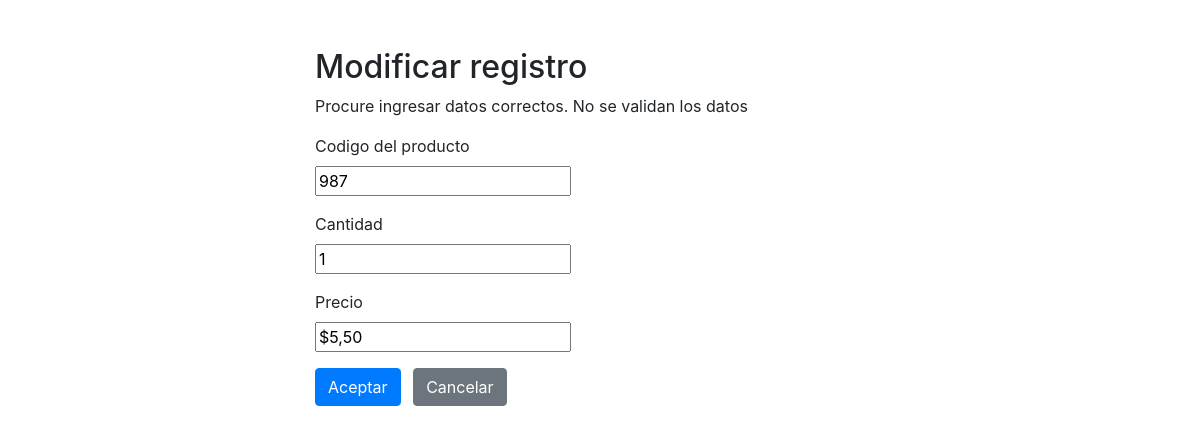
Page /update_pedidos_detalles.php?id=1 on the committed database.
### tables this page shows
CREATE TABLE `pedido_detalle` (
  `id` int(11) NOT NULL,
  `codigo_prod` int(11) NOT NULL,
  `cantidad` int(11) NOT NULL,
  `precio` varchar(20) NOT NULL
);

### update_pedidos_detalles.php (the view, shortened to what this page needs)
<?php
require_once "conexion_bd.php";
$codigo_prod = "";
$cantidad = "";
$precio = "";
if(isset($_POST["id"]) && !empty($_POST["id"])){
    $id = $_POST["id"];
    $input_codigo_prod = trim($_POST["codigo_prod"]);
    $codigo_prod = $input_codigo_prod;
    $input_cantidad = trim($_POST["cantidad"]);
    $cantidad = $input_cantidad;
    $input_precio = trim($_POST["precio"]);
    $precio = $input_precio;
    $sql = "UPDATE pedido_detalle SET codigo_prod=?,
                                cantidad=?, precio=?
            WHERE id=?";
    if($stmt = mysqli_prepare($conexion, $sql)){
        mysqli_stmt_bind_param($stmt, "sssi", $param_codigo_prod, $param_cantidad,
        $param_precio, $param_id);
        $param_codigo_prod = $codigo_prod;
        $param_cantidad = $cantidad;
        $param_precio = $precio;
        $param_id = $id;
        if(mysqli_stmt_execute($stmt)){
            header("location: pedidos.php");
            exit();
        } else{
            echo "ERROR..";
        }
    }
    mysqli_stmt_close($stmt);
    mysqli_close($conexion);
} else{
    if(isset($_GET["id"]) && !empty(trim($_GET["id"]))){
        $sql = "SELECT * FROM pedido_detalle WHERE id = ?";
        if($stmt = mysqli_prepare($conexion, $sql)){
            mysqli_stmt_bind_param($stmt, "i", $param_id);
            if(mysqli_stmt_execute($stmt)){
                $result = mysqli_stmt_get_result($stmt);
                if(mysqli_num_rows($result) == 1){
                    $row = mysqli_fetch_array($result, MYSQLI_ASSOC);
                    $codigo_prod = $row["codigo_prod"];
                    $cantidad = $row["cantidad"];
                    $precio = $row["precio"];
                } else{
                    echo "ERROR..";
                }
            } else{
                echo "ERROR..";
            }
        }
    }  else{
        echo "ERROR..";
        exit();
    }
}
?>
<!DOCTYPE html>
<html lang="en">
<head>
    <link rel="stylesheet" href="https://stackpath.bootstrapcdn.com/bootstrap/4.5.2/css/bootstrap.min.css">
</head>
<body>
    <div class="wrapper">
        <div class="container-fluid">
            <div class="row">
                <div class="col-md-12">
                    <h2 class="mt-5">Modificar registro</h2>
                    <p>Procure ingresar datos correctos. No se validan los datos</p>
                    <form action="<?php echo htmlspecialchars(basename($_SERVER['REQUEST_URI'])); ?>" method="post">
                    <div class="form-group">
                            <label>Codigo del producto</label>
                            <br>
                            <input type="text" name="codigo_prod" value="<?php echo $codigo_prod; ?>">
                        </div>
                        <div class="form-group">
                            <label>Cantidad</label>
                            <br>
                            <input type="text" name="cantidad" value="<?php echo $cantidad; ?>">
                        </div>
                        <div class="form-group">
                            <label>Precio</label>
                            <br>
                            <input type="text" name="precio" value="<?php echo $precio; ?>">
                        </div>
                        <input type="submit" class="btn btn-primary" value="Aceptar">
                        <a href="pedidos.php" class="btn btn-secondary ml-2">Cancelar</a>
                    </form>
                </div>
            </div>
        </div>
    </div>
</body>
</html>

### update_pedidos_detalles.php (style rules this page uses)
.wrapper { width: 600px; margin: 0 auto; }

### rows in the picture
pedido_detalle: codigo_prod "987", cantidad "1", precio "$5,50"
